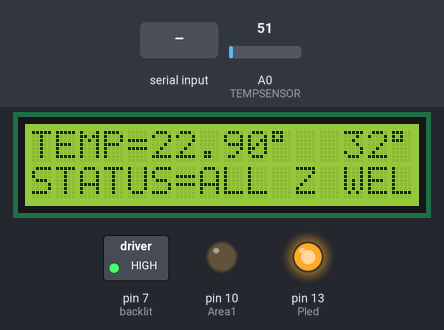
Simulated run of this sketch. Board: Arduino Uno, built with avr-gcc and run on an emulated ATmega328P. On the bench: 16×2 character LCD, switched loads named in the sketch (green lamp = pin HIGH), output pins drawn as LEDs (lit = HIGH). The test bench sets the inputs (shaded band); at power-on: A0 (TEMPSENSOR) = 51. What the sketch prints to the serial monitor is not drawn.

Above: at 6.2 s.
6.3 s: A0 (TEMPSENSOR) set to 62
At 6.9 s:
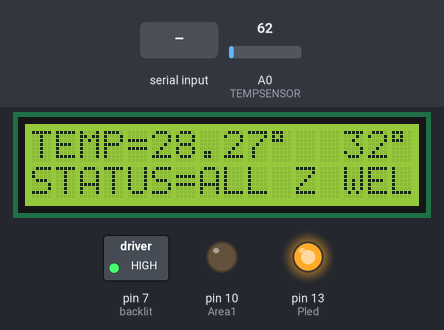
8.0 s: A0 (TEMPSENSOR) set to 77
At 9.8 s:
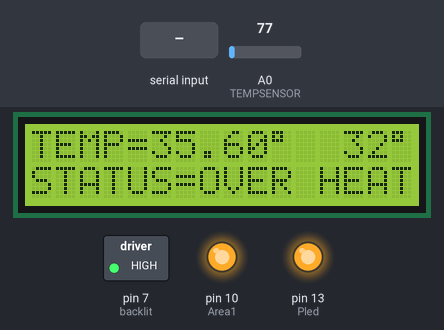
10.1 s: "1" received over Serial
At 11.3 s:
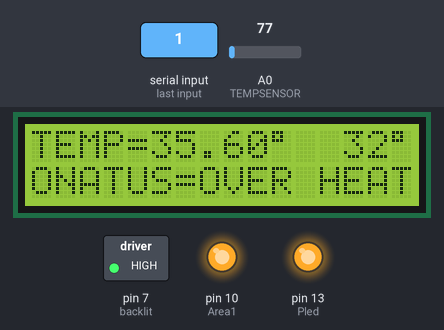
11.6 s: A0 (TEMPSENSOR) set to 61
At 13.2 s:
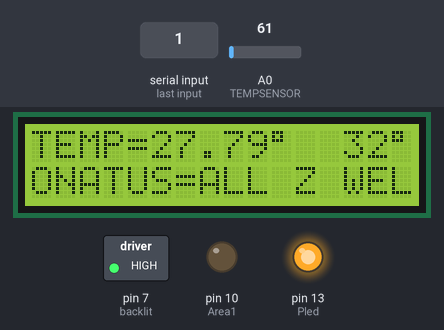
Timing chart, 0 to 14.6 s (numbered marks = the images above; inputs shaded):
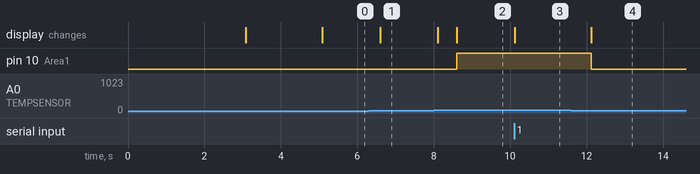

Measured:
- the behaviour switches between 69 and 70 on A0 (TEMPSENSOR) (found by bisection; images 1 and 2)
- after the input at 6.3 s, the display: changes after 0.30 s (image 1)
- after the input at 8.0 s, pin 10 (Area1): LOW → HIGH after 0.61 s; the display: first changes after 0.11 s (image 2 shows a later state)
- after the input at 10.1 s, the display: changes at once (image 3)
- after the input at 11.6 s, pin 10 (Area1): HIGH → LOW after 0.52 s; the display: changes after 0.52 s (image 4)

The sketch:

arsh_v1.0.ino
```cpp
// Sketch by Ahsan and Arslan about thermaly controling a relay and
// V.1.2 Date : 12-06-15
#include <LiquidCrystal.h>
#include <String.h>
LiquidCrystal lcd(12, 11, 5, 4, 3, 2); // initialize the library with the numbers of the interface pins
int Area1 = 10;               // Area 1 or motor 1 location area pin location
int Pled = 13;             // Power LED NOT TO BE CHANGED OR USED BY ANY OTHER ITEM
int TEMPSENSOR = 0;       // analog pin for LM 35 Thermal Sensor
int centi = 0;
int RAWTEMPVALUE;
int TMAX = 32;       // Thermal Relay THRESHOLD
int TADJ = 2;       // Thermal Sensor Adjustment
int backlit = 7;
int backlitv = HIGH;
int backlitvS = 0;               // S stands for State of backlitv

/// degress sign............####################...............
byte newchar[8]={
  B11100,
  B10100,
  B11100,
  B00000,
  B00000,
  B00000,
  B00000,
  B00000,
} ;


void setup()
{
  pinMode(backlit, OUTPUT);
pinMode(Area1, OUTPUT);
pinMode(Pled, OUTPUT);
digitalWrite (Pled , HIGH); // digitalWrite (R4 , HIGH); // to turn off the R4 on bootup
digitalWrite (backlit , backlitv);
Serial.begin(9600);
digitalWrite(Area1, LOW);
// LCD AREA BEGUN..........##############################...................
lcd.begin(16, 2);
  // SPLASH SCREEN START
 lcd.clear() ;
  lcd.setCursor(0,0);
  lcd.write("  I.E.P.E.W.S.  ");
  lcd.setCursor(0,1);
  lcd.write("    VER=1.2    ");
  delay(3000);
 lcd.clear() ;
 lcd.setCursor(0,0);
  lcd.write("  Project By :  ");
    lcd.setCursor(0,1);
  lcd.write("ARSH. Roll# 2015");
  delay(2000);
  lcd.clear() ;

  //SPLASH SCREEN END
  //STATIC DISPLAY MENU STARTS
  lcd.setCursor(0,0);
  lcd.write("TEMP=");
  lcd.setCursor(0,1);
  lcd.write("STATUS=");

  lcd.setCursor(13,0) ;
  lcd.print(TMAX) ;

  // degree sign setup code
    lcd.createChar(0,newchar);
  lcd.setCursor(10,0);
  lcd.write((byte)0);

    // degree sign setup code
    lcd.createChar(0,newchar);
  lcd.setCursor(15,0);
  lcd.write((byte)0);

}

void loop()
{

  int lengthOfArr = 10; // Just change the Value for length of input command
    int index = 0;
    char charArr[lengthOfArr];
    String stringCommand = "";
    while(Serial.available() > 0 && index < lengthOfArr)
    {
      char aChar = Serial.read();
      charArr[index] = aChar;
      index++;
      stringCommand = String(charArr);
    }


    if (stringCommand.startsWith("backlitv on") || stringCommand.startsWith("1")){
      if(backlitvS == 0)
      {
        digitalWrite (backlitv ,HIGH);
        Serial.println("backlitv Energized (Console Command)");
        lcd.setCursor(0,1);
        lcd.write("ON");
        backlitvS = 1;
      }
      else
      {
        Serial.println("backlitv is Already ON");
      }
    }


  int value = analogRead(TEMPSENSOR); // taken from arduino cook book
  Serial.print(value);
  Serial.print(" > ");

 RAWTEMPVALUE = analogRead(TEMPSENSOR);
  float mv = ( RAWTEMPVALUE/1024.0)*5000;
  float celsius = mv/10;
  float farh = (celsius*9)/5 + 32;
  float centi =(celsius-TADJ);
  Serial.print(centi);
   Serial.println(" degrees Celsius, ");
     lcd.setCursor(5,0);
  lcd.print(centi);

 // THERMAL ACTIVE RELAY CODE ENDS...###########################...................
    if(centi >= TMAX) // ######## || set temp here || ########
  {
    delay(500); // wait for half second
    digitalWrite(Area1, HIGH);
    lcd.setCursor(7,1);
        lcd.write("OVER HEAT");
}
  else
  {
    digitalWrite(Area1, LOW);
    lcd.setCursor(7,1);
        lcd.write("ALL Z WEL");
  }
// THERMAL ACTIVE RELAY CODE ENDS...
delay(500); // wait for 100 mili-second
}
```
